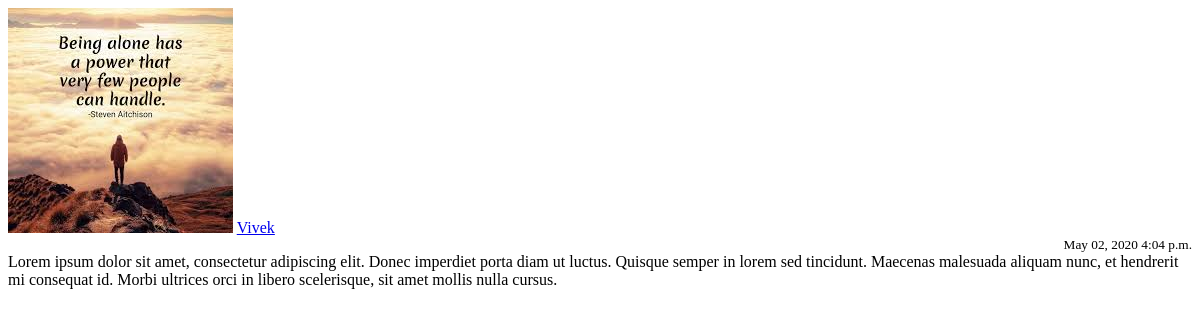
Before: /comment/8/ with the older database file.
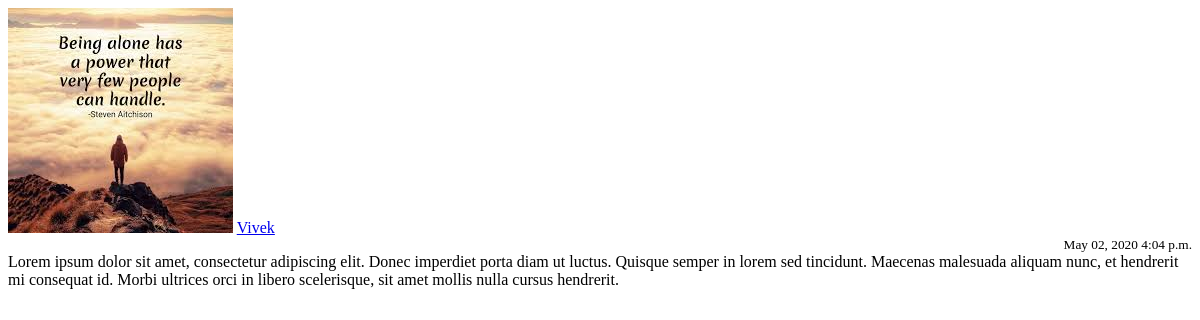
After: the same page with the newer database file.
### blog/models.py (models this page shows, shortened)
class Comment(models.Model):
    content = models.TextField()
    anonymous = models.BooleanField("Comment as Anonymous User", editable=True, default=True)
    date_posted = models.DateTimeField(default=timezone.now)
    author = models.ForeignKey(User, on_delete=models.CASCADE)
    post = models.ForeignKey(Post, on_delete=models.CASCADE, related_name='comments')

### users/models.py (models this page shows, shortened)
class Profile(models.Model):
    user = models.OneToOneField(User, on_delete=models.CASCADE)
    image = models.ImageField(default='default.jpg', upload_to='profile_pics')

### blog/views.py (the view)
# urls.py: path('comment/<int:pk>/', CommentDetailView.as_view(), name='comment-detail'),
class CommentDetailView(DetailView):
    model = Comment

### blog/templates/blog/comment_detail.html (shortened to what this page needs)
<div class="float-left full-block padding-top-20 border-top">
    <div class="small float-left full-block">
        <div class="float-left">
        {% if comment.anonymous %}
            <img class="rounded-circle comment-img" src="/media/profile_pics/anonymous.png">
            Anonymous User
        {% else %}
            <img class="rounded-circle comment-img" src="{{ comment.author.profile.image.url }}">
            <a class="mr-2" href="{% url 'user-posts' comment.author.username %}">{{ comment.author }}</a>
        {% endif %}
        </div>
        <div class="float-right">
            <small class="text-muted" style="float:right;">{{ comment.date_posted|date:"F d, Y P" }}</small>
        </div>
    </div>
    <p class="small">{{ comment.content }}</p>
</div>

Changed rows visible on the page:
changed Comment "Vivek": content "…sit amet mollis nulla cursus." → "…sit amet mollis nulla cursus hendrerit."
